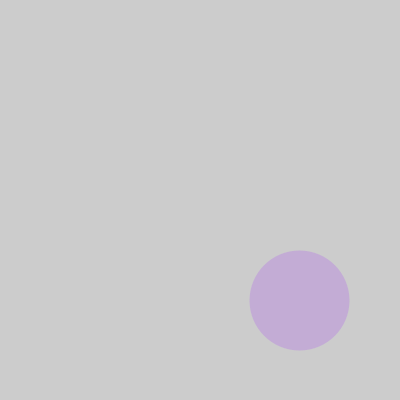
Frame 1 (no input)
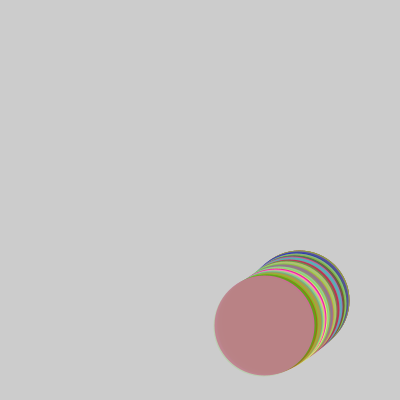
Frame 60 (the mouse pressed at the canvas centre just before this capture)
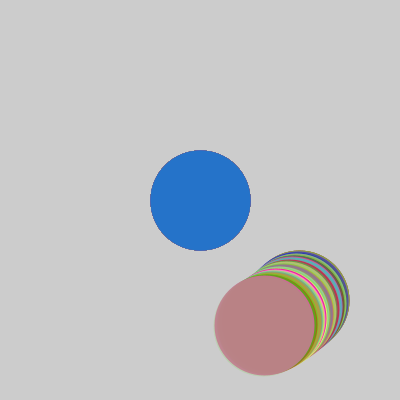
Frame 120 (the mouse held since frame 60 and released just before this capture)

The Processing sketch that drew these frames (run headless with seeded random() and noise(); from frame 60 on, the mouse is pressed at the canvas centre):

// Processing sketch: processing_23130
// ── processing_23130.pde

class punto2D{
  float x;
  float y;
  punto2D(){
  }
  punto2D(float x1, float y1)
  {
    x=x1;
    y=y1;
  }
  void display(){
    point(x,y);
  }
  void rotar(float angulo)
  {
   x = x*cos(angulo*3.14/180.0)-y*sin(angulo*3.14/180.0); 
   y = x*sin(angulo*3.14/180.0)+y*cos(angulo*3.14/180.0); 
  }
  void rotarconPunto(float angulo, punto2D ref){
    x =(x-ref.x)*cos(angulo*3.14/180.0)-(y-ref.y)*sin(angulo*3.14/180.0)+ref.x;
    y =(x-ref.x)*sin(angulo*3.14/180.0)+(y-ref.y)*cos(angulo*3.14/180.0)+ref.y;
  }
  punto2D rotarconPunto2(float angulo, punto2D ref){
    float x0 =(x-ref.x)*cos(angulo*3.14/180.0)-(y-ref.y)*sin(angulo*3.14/180.0)+ref.x;
    float y0 =(x-ref.x)*sin(angulo*3.14/180.0)+(y-ref.y)*cos(angulo*3.14/180.0)+ref.y;
    punto2D p = new punto2D(x0,y0);
    return p;
  }
}

float ang = 0;
punto2D p = new punto2D(300,300);

void setup()
{
 size(400,400); 
}
void draw(){
  
  if(p.x !=0 && p.y !=0){
    ang +=0.01;
    stroke(getRandomColor(),getRandomColor(),getRandomColor(),getRandomColor());
    strokeWeight(100);
    p.rotarconPunto(ang, new punto2D(200,200));
    p.display();
    /*
    punto2D d = p.rotarconPunto2(ang, new punto2D(200,200));
    d.display();
    p = d;*/
  }
}
void mousePressed() {
 p.x = mouseX;
 p.y = mouseY;
}
float getRandomColor(){
return random(255);
}
